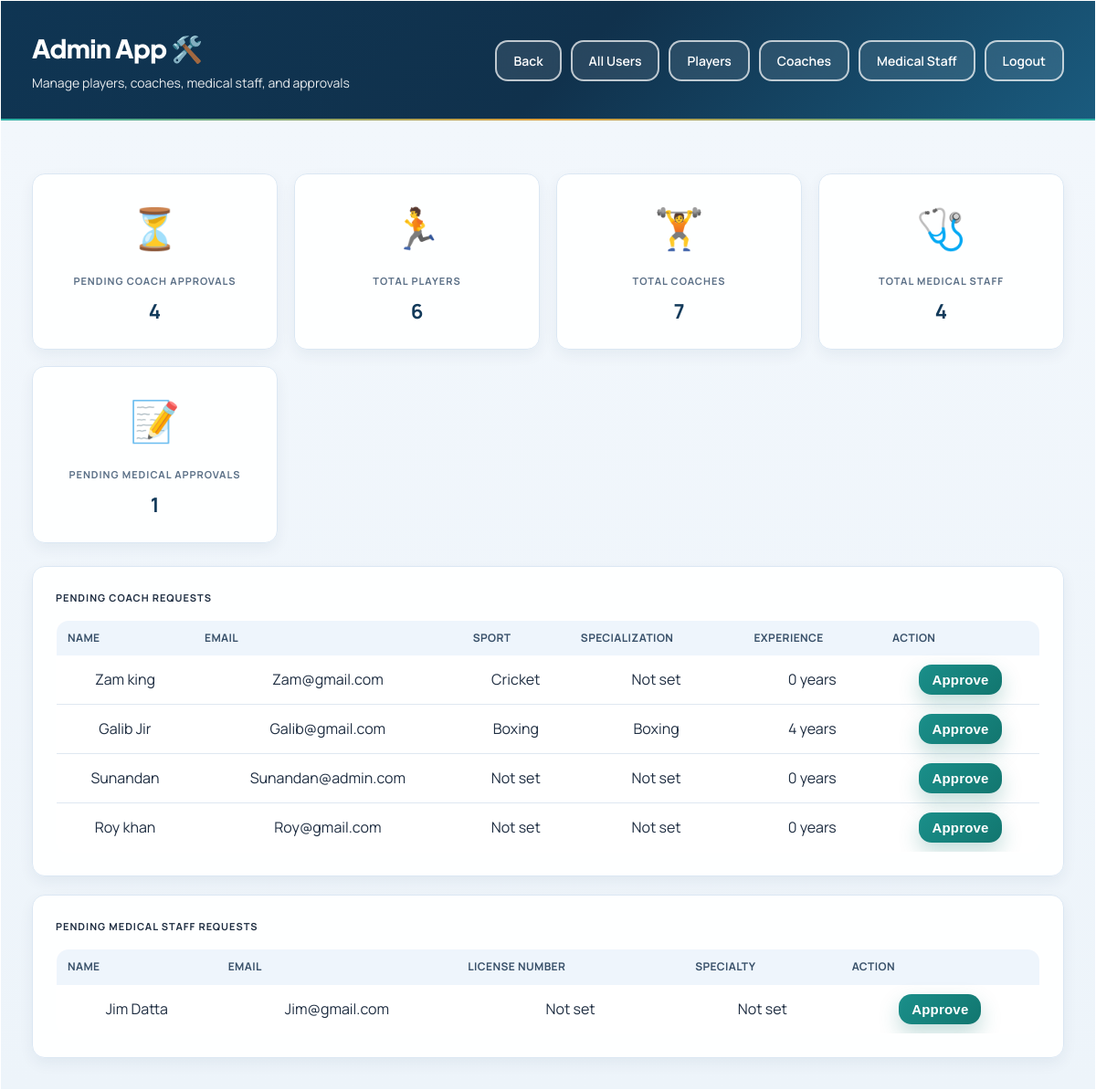
Screenshot of /admin-app/ (signed in) with the database file from the repository.
### user/models.py (models this page shows, shortened)
class User(AbstractBaseUser, PermissionsMixin):
    ROLE_CHOICES = (
        ('athlete', 'Athlete'),
        ('coach', 'Coach'),
        ('medical', 'Medical Staff'),
    )
    BLOOD_GROUP_CHOICES = (
        ('A+', 'A+'),
        ('A-', 'A-'),
        ('B+', 'B+'),
        ('B-', 'B-'),
        ('AB+', 'AB+'),
        ('AB-', 'AB-'),
        ('O+', 'O+'),
        ('O-', 'O-'),
    )
    email = models.EmailField(unique=True)
    name = models.CharField(max_length=255)
    role = models.CharField(max_length=20, choices=ROLE_CHOICES, default='athlete')
    phone = models.CharField(max_length=20, blank=True)
    address = models.TextField(blank=True)
    blood_group = models.CharField(max_length=5, choices=BLOOD_GROUP_CHOICES, blank=True)
    date_of_birth = models.DateField(null=True, blank=True)
    profile_photo = models.ImageField(upload_to='profile_photos/', blank=True, null=True)
    is_approved = models.BooleanField(default=True)
    is_active = models.BooleanField(default=True)
    is_staff = models.BooleanField(default=False)
    date_joined = models.DateTimeField(default=timezone.now)
    objects = UserManager()
    USERNAME_FIELD = 'email'
    REQUIRED_FIELDS = ['name']
    class Meta:
        db_table = 'user_table'

class CoachProfile(models.Model):
    user = models.OneToOneField(User, on_delete=models.CASCADE, related_name='coach_profile')
    sport = models.ForeignKey('player.Sport', on_delete=models.SET_NULL, null=True, blank=True, related_name='coaches')
    club_name = models.CharField(max_length=200, blank=True)
    specialization = models.CharField(max_length=200, blank=True)
    experience_years = models.PositiveIntegerField(default=0)
    certification = models.CharField(max_length=200, blank=True)
    bio = models.TextField(blank=True)
    class Meta:
        db_table = 'coach_profile'

class MedicalProfile(models.Model):
    user = models.OneToOneField(User, on_delete=models.CASCADE, related_name='medical_profile')
    license_no = models.CharField(max_length=100, unique=True, blank=True)
    specialty = models.CharField(max_length=200, blank=True)
    class Meta:
        db_table = 'medical_profile'

### player/models.py (models this page shows, shortened)
class Sport(models.Model):
    name = models.CharField(max_length=100, unique=True)
    description = models.TextField(blank=True)
    icon = models.CharField(max_length=50, blank=True)
    class Meta:
        db_table = 'sport'
        ordering = ['name']

### Admin/views.py (the view)
    def wrapper(request, *args, **kwargs):
        if not (request.user.is_staff or request.user.is_superuser):
            messages.error(request, 'Access denied. Admin team only.')
            return redirect('home')
        return view_func(request, *args, **kwargs)

### Admin/views.py (called while the page is built)
def admin_app_required(view_func):
    def wrapper(request, *args, **kwargs):
        if not (request.user.is_staff or request.user.is_superuser):
            messages.error(request, 'Access denied. Admin team only.')
            return redirect('home')
        return view_func(request, *args, **kwargs)
    return wrapper

@login_required
@admin_app_required
def dashboard_view(request):
    pending_coaches = User.objects.filter(role='coach', is_approved=False).select_related('coach_profile')
    pending_medicals = User.objects.filter(role='medical', is_approved=False).select_related('medical_profile')
    players = User.objects.filter(role='athlete').order_by('-date_joined')
    coaches = User.objects.filter(role='coach').order_by('-date_joined')
    medicals = User.objects.filter(role='medical').order_by('-date_joined')
    context = {
        'pending_coaches': pending_coaches,
        'pending_medicals': pending_medicals,
        'players': players,
        'coaches': coaches,
        'medicals': medicals,
    }
    return render(request, 'Admin/dashboard.html', context)

### Admin/templates/Admin/dashboard.html (shortened to what this page needs)
{% extends 'user/base.html' %}
{% block body_class %}dashboard-page{% endblock %}
{% block content %}
<div class="dashboard-container">
    <div class="dashboard-header">
        <div class="user-info">
            <h1>Admin App 🛠️</h1>
            <p>Manage players, coaches, medical staff, and approvals</p>
        </div>
        <div class="header-actions">
            <a href="javascript:history.back()" class="btn-logout">Back</a>
            <a href="{% url 'admin_app:users' %}" class="btn-logout">All Users</a>
            <a href="{% url 'admin_app:players' %}" class="btn-logout">Players</a>
            <a href="{% url 'admin_app:coaches' %}" class="btn-logout">Coaches</a>
            <a href="{% url 'admin_app:medicals' %}" class="btn-logout">Medical Staff</a>
            <a href="{% url 'logout' %}" class="btn-logout">Logout</a>
        </div>
    </div>
    <div class="dashboard-body">
        <div class="info-grid" style="margin-bottom: 25px;">
            <div class="info-card">
                <div class="card-icon">⏳</div>
                <h3>Pending Coach Approvals</h3>
                <p>{{ pending_coaches|length }}</p>
            </div>
            <div class="info-card">
                <div class="card-icon">🏃</div>
                <h3>Total Players</h3>
                <p>{{ players|length }}</p>
            </div>
            <div class="info-card">
                <div class="card-icon">🏋️</div>
                <h3>Total Coaches</h3>
                <p>{{ coaches|length }}</p>
            </div>
            <div class="info-card">
                <div class="card-icon">🩺</div>
                <h3>Total Medical Staff</h3>
                <p>{{ medicals|length }}</p>
            </div>
            <div class="info-card">
                <div class="card-icon">📝</div>
                <h3>Pending Medical Approvals</h3>
                <p>{{ pending_medicals|length }}</p>
            </div>
        </div>
        <div class="info-card" style="padding: 25px;">
            <h3 style="text-align: left; margin-bottom: 16px; color: var(--gray-900);">Pending Coach Requests</h3>
            {% if pending_coaches %}
            <div style="overflow-x:auto;">
                <table>
                    <thead>
                        <tr>
                            <th style="text-align:left;">Name</th>
                            <th style="text-align:left;">Email</th>
                            <th style="text-align:left;">Sport</th>
                            <th style="text-align:left;">Specialization</th>
                            <th style="text-align:left;">Experience</th>
                            <th style="text-align:left;">Action</th>
                        </tr>
                    </thead>
                    <tbody>
                        {% for coach in pending_coaches %}
                        <tr>
                            <td>{{ coach.name }}</td>
                            <td>{{ coach.email }}</td>
                            <td>{% if coach.coach_profile and coach.coach_profile.sport %}{{ coach.coach_profile.sport.name }}{% else %}Not set{% endif %}</td>
                            <td>{% if coach.coach_profile %}{{ coach.coach_profile.specialization|default:"Not set" }}{% else %}Not set{% endif %}</td>
                            <td>{% if coach.coach_profile %}{{ coach.coach_profile.experience_years }} years{% else %}0 years{% endif %}</td>
                            <td>
                                <form method="post" action="{% url 'admin_app:approve_coach' coach.id %}">
                                    <button type="submit" class="btn btn-primary" style="width:auto; padding:8px 14px;">Approve</button>
                                </form>
                            </td>
                        </tr>
                        {% endfor %}
                    </tbody>
                </table>
            </div>
            {% else %}
            <p style="text-align:left; color: var(--gray-600);">No pending approvals.</p>
            {% endif %}
        </div>
        <div class="info-card" style="padding: 25px; margin-top: 20px;">
            <h3 style="text-align: left; margin-bottom: 16px; color: var(--gray-900);">Pending Medical Staff Requests</h3>
            {% if pending_medicals %}
            <div style="overflow-x:auto;">
                <table>
                    <thead>
                        <tr>
                            <th style="text-align:left;">Name</th>
                            <th style="text-align:left;">Email</th>
                            <th style="text-align:left;">License Number</th>
                            <th style="text-align:left;">Specialty</th>
                            <th style="text-align:left;">Action</th>
                        </tr>
                    </thead>
                    <tbody>
                        {% for medical in pending_medicals %}
                        <tr>
                            <td>{{ medical.name }}</td>
                            <td>{{ medical.email }}</td>
                            <td>{% if medical.medical_profile %}{{ medical.medical_profile.license_no|default:"Not set" }}{% else %}Not set{% endif %}</td>
                            <td>{% if medical.medical_profile %}{{ medical.medical_profile.specialty|default:"Not set" }}{% else %}Not set{% endif %}</td>
                            <td>
                                <form method="post" action="{% url 'admin_app:approve_medical' medical.id %}">
                                    <button type="submit" class="btn btn-primary" style="width:auto; padding:8px 14px;">Approve</button>
                                </form>
                            </td>
                        </tr>
                        {% endfor %}
                    </tbody>
                </table>
            </div>
            {% else %}
            <p style="text-align:left; color: var(--gray-600);">No pending approvals.</p>
            {% endif %}
        </div>
    </div>
</div>
{% endblock %}

### rows the page displays
User: name "Zam king", email "Zam@gmail.com", coach_profile.sport.name "Cricket", coach_profile.specialization "Not set", coach_profile.experience_years "0"
User: name "Galib Jir", email "Galib@gmail.com", coach_profile.sport.name "Boxing", coach_profile.specialization "Boxing", coach_profile.experience_years "4"
User: name "Sunandan", email "Sunandan@admin.com", shows "Not set", shows "0 years"
User: name "Roy khan", email "Roy@gmail.com", shows "Not set", coach_profile.specialization "Not set", coach_profile.experience_years "0"
User: name "Jim Datta", email "Jim@gmail.com", medical_profile.license_no "Not set", medical_profile.specialty "Not set"

### other values shown
{{ pending_coaches|length }} "4"
{{ players|length }} "6"
{{ coaches|length }} "7"
{{ medicals|length }} "4"
{{ pending_medicals|length }} "1"
